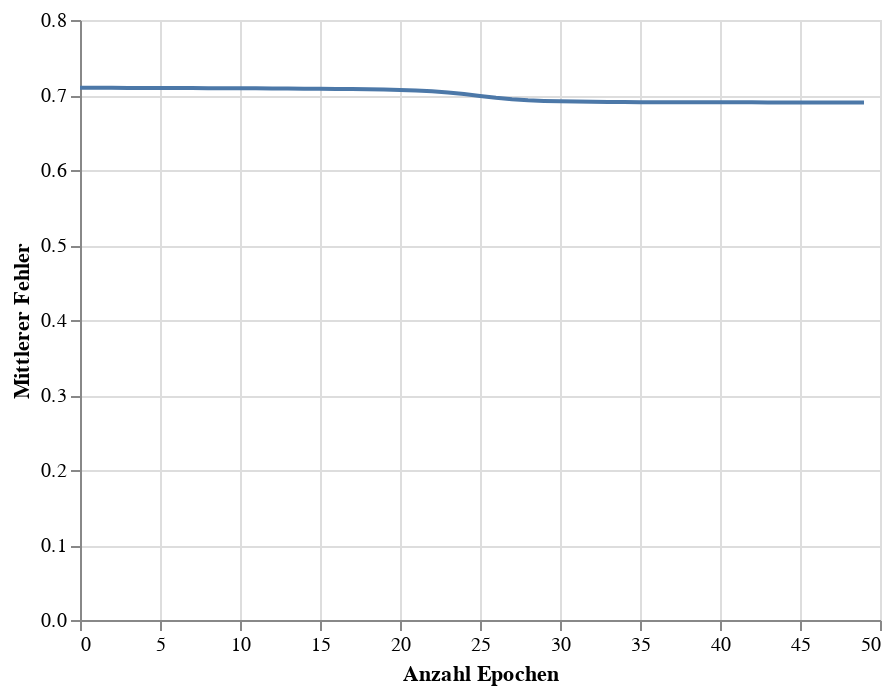

This figure's notebook cell:
### Code cell
train_chart = alt.Chart(loss_df).mark_line().encode(
    x=alt.X('Epoch', title = 'Anzahl Epochen'),
    y=alt.Y('Loss', title = 'Mittlerer Fehler')
)
# glue('train-loss-team', train_chart,display=True)
train_chart

### Figure 1 — Vega-Lite specification as saved in the notebook (floating-point values rounded to 4 significant figures)
{"config": {"view": {"continuousWidth": 400, "continuousHeight": 300}}, "data": {"name": "data-9e869ba2ceb8f6a3162465a87bb32094"}, "mark": "line", "encoding": {"x": {"field": "Epoch", "title": "Anzahl Epochen", "type": "quantitative"}, "y": {"field": "Loss", "title": "Mittlerer Fehler", "type": "quantitative"}}, "$schema": "https://vega.github.io/schema/vega-lite/v4.17.0.json", "datasets": {"data-9e869ba2ceb8f6a3162465a87bb32094": [{"Epoch": 0, "Loss": 0.7096}, {"Epoch": 1, "Loss": 0.7096}, {"Epoch": 2, "Loss": 0.7095}, {"Epoch": 3, "Loss": 0.7095}, {"Epoch": 4, "Loss": 0.7094}, {"Epoch": 5, "Loss": 0.7093}, {"Epoch": 6, "Loss": 0.7093}, {"Epoch": 7, "Loss": 0.7092}, {"Epoch": 8, "Loss": 0.7091}, {"Epoch": 9, "Loss": 0.709}, {"Epoch": 10, "Loss": 0.7089}, {"Epoch": 11, "Loss": 0.7088}, {"Epoch": 12, "Loss": 0.7087}, {"Epoch": 13, "Loss": 0.7086}, {"Epoch": 14, "Loss": 0.7085}, {"Epoch": 15, "Loss": 0.7083}, {"Epoch": 16, "Loss": 0.7081}, {"Epoch": 17, "Loss": 0.7079}, {"Epoch": 18, "Loss": 0.7076}, {"Epoch": 19, "Loss": 0.7072}, {"Epoch": 20, "Loss": 0.7067}, {"Epoch": 21, "Loss": 0.7059}, {"Epoch": 22, "Loss": 0.7049}, {"Epoch": 23, "Loss": 0.7034}, {"Epoch": 24, "Loss": 0.7013}, {"Epoch": 25, "Loss": 0.6987}, {"Epoch": 26, "Loss": 0.6962}, {"Epoch": 27, "Loss": 0.6943}, {"Epoch": 28, "Loss": 0.6929}, {"Epoch": 29, "Loss": 0.6921}, {"Epoch": 30, "Loss": 0.6915}, {"Epoch": 31, "Loss": 0.6912}, {"Epoch": 32, "Loss": 0.6909}, {"Epoch": 33, "Loss": 0.6907}, {"Epoch": 34, "Loss": 0.6906}, {"Epoch": 35, "Loss": 0.6905}, {"Epoch": 36, "Loss": 0.6904}, {"Epoch": 37, "Loss": 0.6904}, {"Epoch": 38, "Loss": 0.6904}, {"Epoch": 39, "Loss": 0.6903}, {"Epoch": 40, "Loss": 0.6902}, {"Epoch": 41, "Loss": 0.6902}, {"Epoch": 42, "Loss": 0.6902}, {"Epoch": 43, "Loss": 0.6901}, {"Epoch": 44, "Loss": 0.6901}, {"Epoch": 45, "Loss": 0.6901}, {"Epoch": 46, "Loss": 0.6901}, {"Epoch": 47, "Loss": 0.6901}, {"Epoch": 48, "Loss": 0.6901}, {"Epoch": 49, "Loss": 0.6901}]}}
